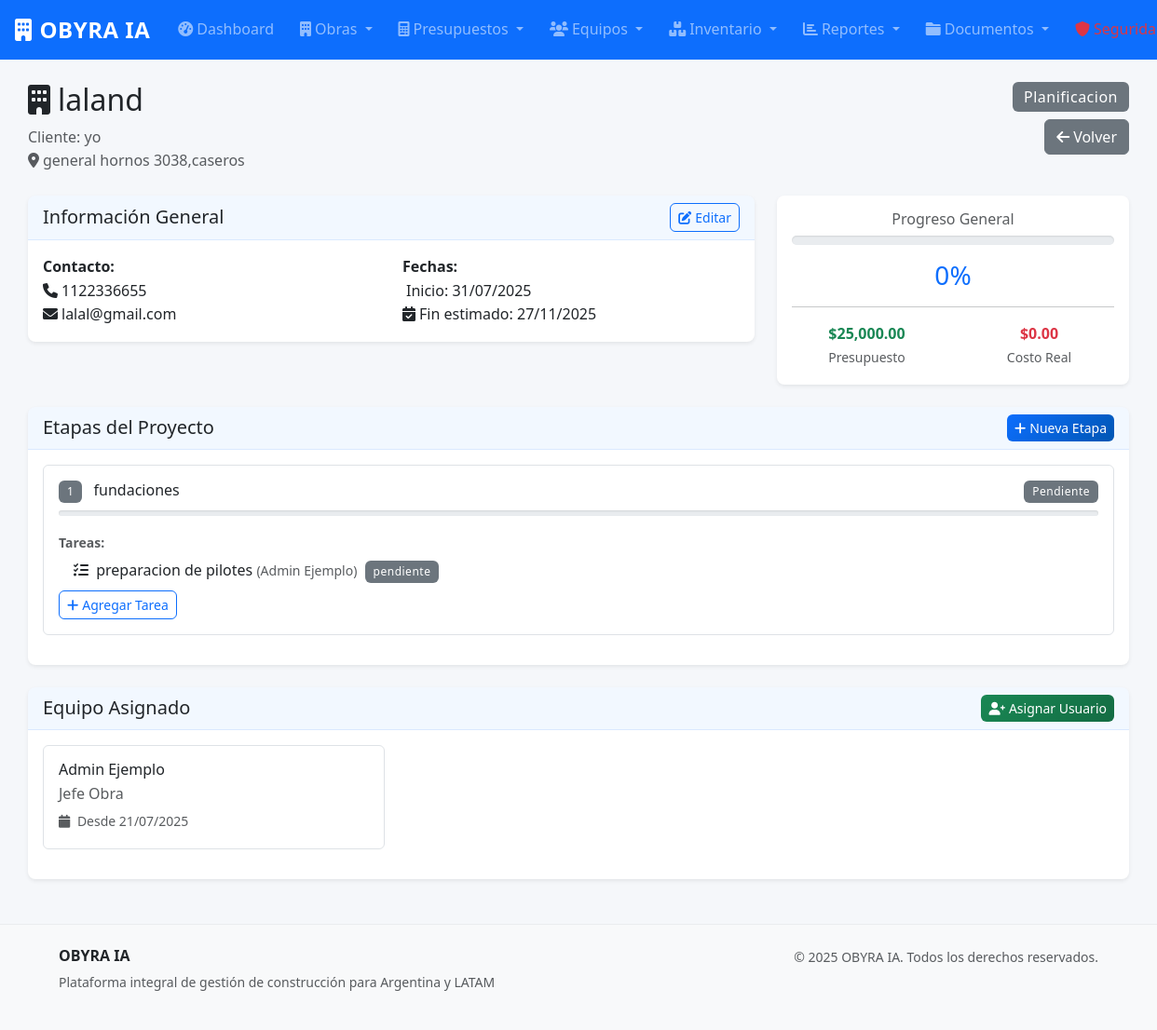
Page /obras/1 (signed in) on the committed database.
### models.py (models this page shows, shortened)
class Obra(db.Model):
    __tablename__ = 'obras'
    id = db.Column(db.Integer, primary_key=True)
    nombre = db.Column(db.String(200), nullable=False)
    descripcion = db.Column(db.Text)
    direccion = db.Column(db.String(300))
    cliente = db.Column(db.String(200), nullable=False)
    telefono_cliente = db.Column(db.String(20))
    email_cliente = db.Column(db.String(120))
    fecha_inicio = db.Column(db.Date)
    fecha_fin_estimada = db.Column(db.Date)
    fecha_fin_real = db.Column(db.Date)
    estado = db.Column(db.String(20), default='planificacion')  # planificacion, en_curso, pausada, finalizada, cancelada
    presupuesto_total = db.Column(db.Numeric(15, 2), default=0)
    costo_real = db.Column(db.Numeric(15, 2), default=0)
    progreso = db.Column(db.Integer, default=0)  # Porcentaje de avance
    fecha_creacion = db.Column(db.DateTime, default=datetime.utcnow)
    organizacion_id = db.Column(db.Integer, db.ForeignKey('organizaciones.id'), nullable=False)
    organizacion = db.relationship('Organizacion', back_populates='obras')
    etapas = db.relationship('EtapaObra', back_populates='obra', cascade='all, delete-orphan', lazy='dynamic')
    asignaciones = db.relationship('AsignacionObra', back_populates='obra', cascade='all, delete-orphan', lazy='dynamic')
    presupuestos = db.relationship('Presupuesto', back_populates='obra', lazy='dynamic')
    uso_inventario = db.relationship('UsoInventario', back_populates='obra', lazy='dynamic')

class EtapaObra(db.Model):
    __tablename__ = 'etapas_obra'
    id = db.Column(db.Integer, primary_key=True)
    obra_id = db.Column(db.Integer, db.ForeignKey('obras.id'), nullable=False)
    nombre = db.Column(db.String(200), nullable=False)
    descripcion = db.Column(db.Text)
    orden = db.Column(db.Integer, nullable=False)
    fecha_inicio_estimada = db.Column(db.Date)
    fecha_fin_estimada = db.Column(db.Date)
    fecha_inicio_real = db.Column(db.Date)
    fecha_fin_real = db.Column(db.Date)
    estado = db.Column(db.String(20), default='pendiente')  # pendiente, en_curso, finalizada
    progreso = db.Column(db.Integer, default=0)
    obra = db.relationship('Obra', back_populates='etapas')
    tareas = db.relationship('TareaEtapa', back_populates='etapa', cascade='all, delete-orphan', lazy='dynamic')

class TareaEtapa(db.Model):
    __tablename__ = 'tareas_etapa'
    id = db.Column(db.Integer, primary_key=True)
    etapa_id = db.Column(db.Integer, db.ForeignKey('etapas_obra.id'), nullable=False)
    nombre = db.Column(db.String(200), nullable=False)
    descripcion = db.Column(db.Text)
    fecha_inicio_estimada = db.Column(db.Date)
    fecha_fin_estimada = db.Column(db.Date)
    fecha_inicio_real = db.Column(db.Date)
    fecha_fin_real = db.Column(db.Date)
    estado = db.Column(db.String(20), default='pendiente')
    horas_estimadas = db.Column(db.Numeric(8, 2))
    horas_reales = db.Column(db.Numeric(8, 2), default=0)
    responsable_id = db.Column(db.Integer, db.ForeignKey('usuarios.id'))
    etapa = db.relationship('EtapaObra', back_populates='tareas')
    responsable = db.relationship('Usuario')
    registros_tiempo = db.relationship('RegistroTiempo', back_populates='tarea', lazy='dynamic')

class Usuario(UserMixin, db.Model):
    __tablename__ = 'usuarios'
    id = db.Column(db.Integer, primary_key=True)
    nombre = db.Column(db.String(100), nullable=False)
    apellido = db.Column(db.String(100), nullable=False)
    email = db.Column(db.String(120), unique=True, nullable=False)
    telefono = db.Column(db.String(20))
    password_hash = db.Column(db.String(256), nullable=True)  # Nullable para usuarios de Google
    rol = db.Column(db.String(20), nullable=False, default='operario')  # administrador, tecnico, operario
    activo = db.Column(db.Boolean, default=True)
    auth_provider = db.Column(db.String(20), nullable=False, default='manual')  # manual, google
    google_id = db.Column(db.String(100), nullable=True)  # ID de Google para usuarios OAuth
    profile_picture = db.Column(db.String(500), nullable=True)  # URL de imagen de perfil de Google
    created_at = db.Column(db.DateTime, default=datetime.utcnow)
    fecha_creacion = db.Column(db.DateTime, default=datetime.utcnow)
    organizacion_id = db.Column(db.Integer, db.ForeignKey('organizaciones.id'), nullable=False)
    organizacion = db.relationship('Organizacion', back_populates='usuarios')
    obras_asignadas = db.relationship('AsignacionObra', back_populates='usuario', lazy='dynamic')
    registros_tiempo = db.relationship('RegistroTiempo', back_populates='usuario', lazy='dynamic')
    @property
    def nombre_completo(self):
        return f"{self.nombre} {self.apellido}"
    def puede_acceder_modulo(self, modulo):
        permisos = {
            'administrador': ['obras', 'presupuestos', 'equipos', 'inventario', 'reportes', 'asistente', 'cotizacion', 'documentos', 'seguridad'],
            'tecnico': ['obras', 'presupuestos', 'inventario', 'reportes', 'asistente', 'cotizacion', 'documentos', 'seguridad'],
            'operario': ['obras', 'inventario', 'asistente', 'documentos']
        }
        return modulo in permisos.get(self.rol, [])

class AsignacionObra(db.Model):
    __tablename__ = 'asignaciones_obra'
    id = db.Column(db.Integer, primary_key=True)
    obra_id = db.Column(db.Integer, db.ForeignKey('obras.id'), nullable=False)
    usuario_id = db.Column(db.Integer, db.ForeignKey('usuarios.id'), nullable=False)
    rol_en_obra = db.Column(db.String(50), nullable=False)  # jefe_obra, supervisor, operario
    fecha_asignacion = db.Column(db.DateTime, default=datetime.utcnow)
    activo = db.Column(db.Boolean, default=True)
    obra = db.relationship('Obra', back_populates='asignaciones')
    usuario = db.relationship('Usuario', back_populates='obras_asignadas')

### obras.py (the view)
@obras_bp.route('/<int:id>')
@login_required
def detalle(id):
    if not current_user.puede_acceder_modulo('obras'):
        flash('No tienes permisos para ver obras.', 'danger')
        return redirect(url_for('reportes.dashboard'))
    obra = Obra.query.get_or_404(id)
    etapas = obra.etapas.order_by(EtapaObra.orden).all()
    asignaciones = obra.asignaciones.filter_by(activo=True).all()
    usuarios_disponibles = Usuario.query.filter_by(activo=True).all()
    return render_template('obras/detalle.html',
                         obra=obra,
                         etapas=etapas,
                         asignaciones=asignaciones,
                         usuarios_disponibles=usuarios_disponibles)

### templates/obras/detalle.html (shortened to what this page needs)
{% extends "base.html" %}
{% block content %}
<div class="container-fluid mt-4">
    <div class="row">
        <div class="col-12">
            <div class="d-flex justify-content-between align-items-start mb-4">
                <div>
                    <h2><i class="fas fa-building me-2"></i>{{ obra.nombre }}</h2>
                    <p class="text-muted mb-0">Cliente: {{ obra.cliente }}</p>
                    {% if obra.direccion %}
                    <p class="text-muted mb-0">
                        <i class="fas fa-map-marker-alt me-1"></i>{{ obra.direccion }}
                    </p>
                    {% endif %}
                </div>
                <div class="text-end">
                    <span class="badge {{ obra.estado|estado_badge }} fs-6 mb-2">
                        {{ obra.estado.replace('_', ' ').title() }}
                    </span>
                    <br>
                    <a href="{{ url_for('obras.lista') }}" class="btn btn-secondary">
                        <i class="fas fa-arrow-left me-1"></i>Volver
                    </a>
                </div>
            </div>
        </div>
    </div>
    <div class="row mb-4">
        <div class="col-lg-8">
            <div class="card">
                <div class="card-header d-flex justify-content-between align-items-center">
                    <h5 class="mb-0">Información General</h5>
                    {% if current_user.rol in ['administrador', 'tecnico'] %}
                    <button class="btn btn-sm btn-outline-primary" data-bs-toggle="modal" data-bs-target="#editarObraModal">
                        <i class="fas fa-edit me-1"></i>Editar
                    </button>
                    {% endif %}
                </div>
                <div class="card-body">
                    <div class="row">
                        <div class="col-md-6">
                            <strong>Contacto:</strong><br>
                            {% if obra.telefono_cliente %}
                            <i class="fas fa-phone me-1"></i>{{ obra.telefono_cliente }}<br>
                            {% endif %}
                            {% if obra.email_cliente %}
                            <i class="fas fa-envelope me-1"></i>{{ obra.email_cliente }}<br>
                            {% endif %}
                        </div>
                        <div class="col-md-6">
                            <strong>Fechas:</strong><br>
                            {% if obra.fecha_inicio %}
                            Inicio: {{ obra.fecha_inicio|fecha }}<br>
                            {% endif %}
                            {% if obra.fecha_fin_estimada %}
                            <i class="fas fa-calendar-check me-1"></i>Fin estimado: {{ obra.fecha_fin_estimada|fecha }}<br>
                            {% endif %}
                        </div>
                    </div>
                </div>
            </div>
        </div>
        <div class="col-lg-4">
            <div class="card">
                <div class="card-body text-center">
                    <h6 class="text-muted">Progreso General</h6>
                    <div class="progress mb-3" style="height: 10px;">
                    </div>
                    <h3 class="text-primary">{{ obra.progreso }}%</h3>
                    <hr>
                    <div class="row text-center">
                        <div class="col-6">
                            <strong class="text-success d-block">{{ obra.presupuesto_total|moneda }}</strong>
                            <small class="text-muted">Presupuesto</small>
                        </div>
                        <div class="col-6">
                            <strong class="text-danger d-block">{{ obra.costo_real|moneda }}</strong>
                            <small class="text-muted">Costo Real</small>
                        </div>
                    </div>
                </div>
            </div>
        </div>
    </div>
    <div class="row mb-4">
        <div class="col-12">
            <div class="card">
                <div class="card-header d-flex justify-content-between align-items-center">
                    <h5 class="mb-0">Etapas del Proyecto</h5>
                    {% if current_user.rol in ['administrador', 'tecnico'] %}
                    <button class="btn btn-sm btn-primary" data-bs-toggle="modal" data-bs-target="#nuevaEtapaModal">
                        <i class="fas fa-plus me-1"></i>Nueva Etapa
                    </button>
                    {% endif %}
                </div>
                <div class="card-body">
                    {% if etapas %}
                        {% for etapa in etapas %}
                        <div class="border rounded p-3 mb-3">
                            <div class="d-flex justify-content-between align-items-center mb-2">
                                <h6 class="mb-0">
                                    <span class="badge bg-secondary me-2">{{ etapa.orden }}</span>
                                    {{ etapa.nombre }}
                                </h6>
                                <span class="badge {{ etapa.estado|estado_badge }}">
                                    {{ etapa.estado.replace('_', ' ').title() }}
                                </span>
                            </div>
                            <div class="progress mb-2" style="height: 6px;">
                            </div>
                            {% set tareas = etapa.tareas.all() %}
                            {% if tareas %}
                            <div class="mt-3">
                                <small class="text-muted fw-bold">Tareas:</small>
                                {% for tarea in tareas %}
                                <div class="ms-3 mt-1">
                                    <i class="fas fa-tasks me-1"></i>
                                    {{ tarea.nombre }}
                                    {% if tarea.responsable %}
                                    <small class="text-muted">({{ tarea.responsable.nombre_completo }})</small>
                                    {% endif %}
                                    <span class="badge {{ tarea.estado|estado_badge }} ms-1">{{ tarea.estado }}</span>
                                </div>
                                {% endfor %}
                            </div>
                            {% endif %}
                            {% if current_user.rol in ['administrador', 'tecnico'] %}
                            <div class="mt-2">
                                <button class="btn btn-sm btn-outline-primary"
                                        onclick="abrirModalTarea({{ etapa.id }}, '{{ etapa.nombre }}')">
                                    <i class="fas fa-plus me-1"></i>Agregar Tarea
                                </button>
                            </div>
                            {% endif %}
                        </div>
                        {% endfor %}
                    {% endif %}
                </div>
            </div>
        </div>
    </div>
    <div class="row">
        <div class="col-12">
            <div class="card">
                <div class="card-header d-flex justify-content-between align-items-center">
                    <h5 class="mb-0">Equipo Asignado</h5>
                    {% if current_user.rol in ['administrador', 'tecnico'] %}
                    <button class="btn btn-sm btn-success" data-bs-toggle="modal" data-bs-target="#asignarUsuarioModal">
                        <i class="fas fa-user-plus me-1"></i>Asignar Usuario
                    </button>
                    {% endif %}
                </div>
                <div class="card-body">
                    {% if asignaciones %}
                    <div class="row">
                        {% for asignacion in asignaciones %}
                        <div class="col-md-6 col-lg-4 mb-3">
                            <div class="border rounded p-3">
                                <h6 class="mb-1">{{ asignacion.usuario.nombre_completo }}</h6>
                                <p class="text-muted mb-1">{{ asignacion.rol_en_obra.replace('_', ' ').title() }}</p>
                                <small class="text-muted">
                                    <i class="fas fa-calendar me-1"></i>
                                    Desde {{ asignacion.fecha_asignacion.strftime('%d/%m/%Y') }}
                                </small>
                            </div>
                        </div>
                        {% endfor %}
                    </div>
                    {% else %}
                    <div class="text-center py-3">
                        <i class="fas fa-users fa-2x text-muted mb-3"></i>
                        <p class="text-muted">No hay usuarios asignados a esta obra.</p>
                    </div>
                    {% endif %}
                </div>
            </div>
        </div>
    </div>
</div>
{% endblock %}

### rows in the picture
Obra: nombre "laland", cliente "yo", direccion "general hornos 3038,caseros", estado.replace "Planificacion", telefono_cliente "1122336655", email_cliente "lalal@gmail.com", fecha_inicio|fecha "31/07/2025", fecha_fin_estimada|fecha "27/11/2025", progreso "0", presupuesto_total|moneda "$25,000.00", costo_real|moneda "$0.00"
EtapaObra: orden "1", nombre "fundaciones", estado.replace "Pendiente"
TareaEtapa: nombre "preparacion de pilotes", responsable.nombre_completo "Admin Ejemplo", estado "pendiente"
AsignacionObra: usuario.nombre_completo "Admin Ejemplo", rol_en_obra.replace "Jefe Obra", fecha_asignacion "21/07/2025"
